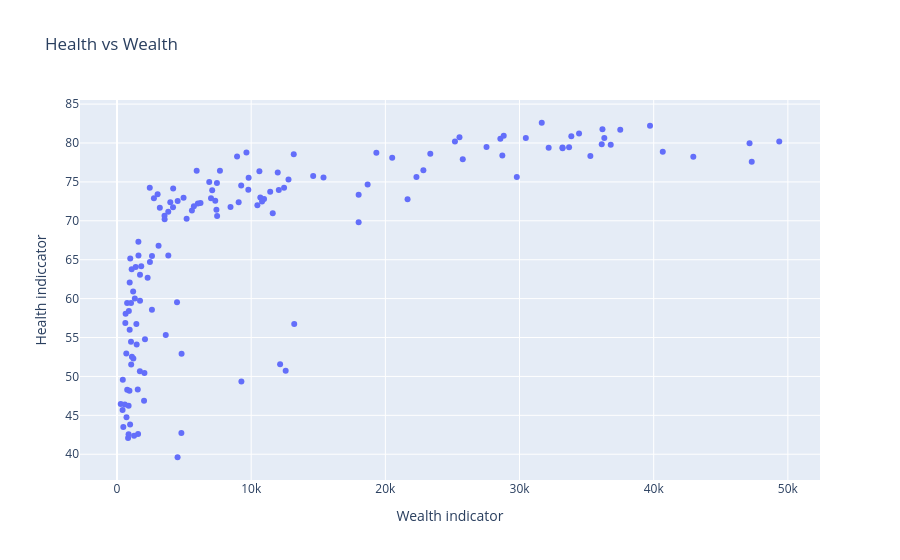

The cell this chart's notebook holds for it:
### Code cell
px.scatter(
    data_frame=gapminder_df, # our dataframe
    x='gdpPercap', #  x varible 
    y='lifeExp',  # y variable
    title= 'Health vs Wealth',
    labels={
        'gdpPercap': 'Wealth indicator', # old name : new name
        'lifeExp' : 'Health indiccator',
        }
)

### Figure 1 — Plotly figure (JSON) as saved in the notebook; plotly's stock layout.template omitted (floating-point values rounded to 4 significant figures; data arrays with more than 128 entries replaced by an {"elided": "..."} marker saying what was removed)
{"data": [{"hovertemplate": "Wealth indicator=%{x}<br>Health indiccator=%{y}<extra></extra>", "legendgroup": "", "marker": {"color": "#636efa", "symbol": "circle"}, "mode": "markers", "name": "", "orientation": "v", "showlegend": false, "type": "scatter", "x": {"elided": "142 float values"}, "xaxis": "x", "y": {"elided": "142 float values"}, "yaxis": "y"}], "layout": {"legend": {"tracegroupgap": 0}, "title": {"text": "Health vs Wealth"}, "xaxis": {"anchor": "y", "domain": [0, 1], "title": {"text": "Wealth indicator"}}, "yaxis": {"anchor": "x", "domain": [0, 1], "title": {"text": "Health indiccator"}}}}
